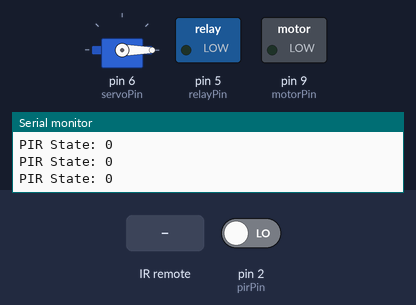
Simulated run of this sketch. Board: Arduino Uno, built with avr-gcc and run on an emulated ATmega328P. Shown: servo, switched loads named in the sketch (green lamp = pin HIGH), the last lines printed to the serial monitor. The inputs (shaded band) are chosen by the test bench; at power-on: pin 2 (pirPin) LOW.

Above: at 1.3 s.
1.4 s: infrared code 0x1 received
At 1.9 s:
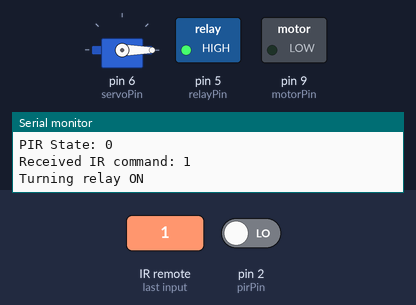
3.0 s: pin 2 (pirPin) driven HIGH
At 4.2 s:
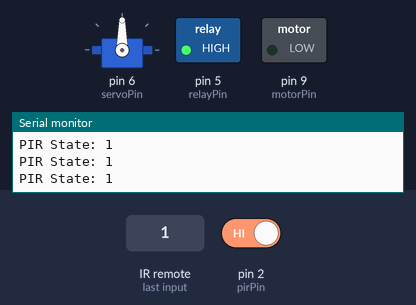
4.5 s: infrared code 0x2 received
At 5.4 s:
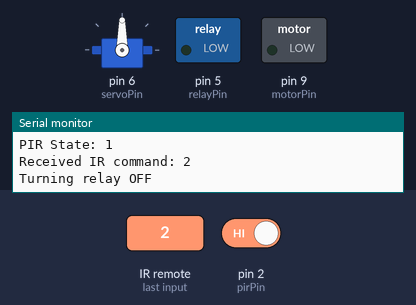
6.0 s: infrared code 0x3 received
At 6.6 s:
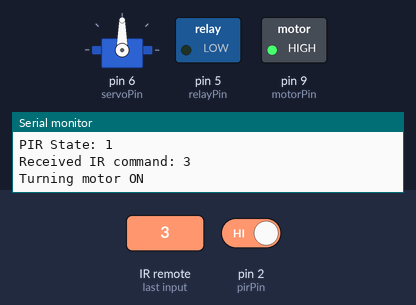
7.5 s: pin 2 (pirPin) driven LOW
At 8.7 s:
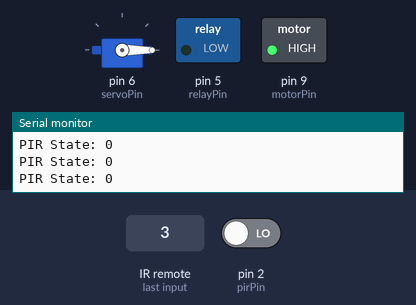
9.0 s: infrared code 0x1 received
At 10.2 s:
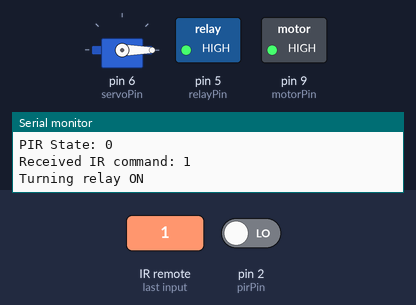
Timing chart, 0 to 11.5 s (numbered marks = the images above; inputs shaded):
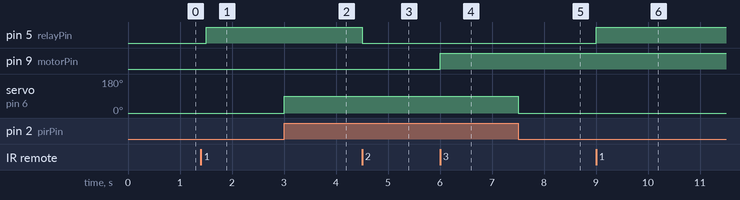

The sketch:

Smart_Home_Controller.ino
```cpp
#include <Servo.h>
#include <IRremote.h>

// --- Pin Definitions ---
int pirPin = 2;
int servoPin = 6;
int relayPin = 5;
int motorPin = 9;
int irPin = 10; // IR receiver connected here

// --- Components ---
Servo servo;

void setup() {
  Serial.begin(9600);

  // PIR setup
  pinMode(pirPin, INPUT);
  servo.attach(servoPin);

  // Relay & motor setup
  pinMode(relayPin, OUTPUT);
  pinMode(motorPin, OUTPUT);

  // IR receiver setup
  IrReceiver.begin(irPin, ENABLE_LED_FEEDBACK);
  Serial.println("Setup complete");
}

void loop() {
  // --- PIR SENSOR & SERVO CONTROL ---
  int pirState = digitalRead(pirPin);
  if (pirState == 1) {
    servo.write(90); // Move servo when motion is detected
  } else {
    servo.write(0);  // Reset position
  }
  Serial.print("PIR State: ");
  Serial.println(pirState);

  // --- IR REMOTE CONTROL ---
  if (IrReceiver.decode()) {
    int command = IrReceiver.decodedIRData.command;
    Serial.print("Received IR command: ");
    Serial.println(command);

    // Resume listening for the next IR signal
    IrReceiver.resume();

    // Execute based on command
    if (command == 1) {
      Serial.println("Turning relay ON");
      digitalWrite(relayPin, HIGH);
    } else if (command == 2) {
      Serial.println("Turning relay OFF");
      digitalWrite(relayPin, LOW);
    } else if (command == 3) {
      Serial.println("Turning motor ON");
      digitalWrite(motorPin, HIGH);
    } else if (command == 4) {
      Serial.println("Turning motor OFF");
      digitalWrite(motorPin, LOW);
    } else {
      Serial.println("Unknown command");
    }

    delay(1000); // Wait for a second after command execution
  }

  delay(500); // Slight delay for stability
}
```

Measured:
- after the input at 1.4 s, pin 5 (relayPin): LOW → HIGH after 0.10 s
- after the input at 3.0 s, servo on pin 6 (servoPin): 0° → 90° at once
- after the input at 4.5 s, pin 5 (relayPin): HIGH → LOW at once
- after the input at 6.0 s, pin 9 (motorPin): LOW → HIGH at once
- after the input at 7.5 s, servo on pin 6 (servoPin): 90° → 0° at once
- after the input at 9.0 s, pin 5 (relayPin): LOW → HIGH at once
